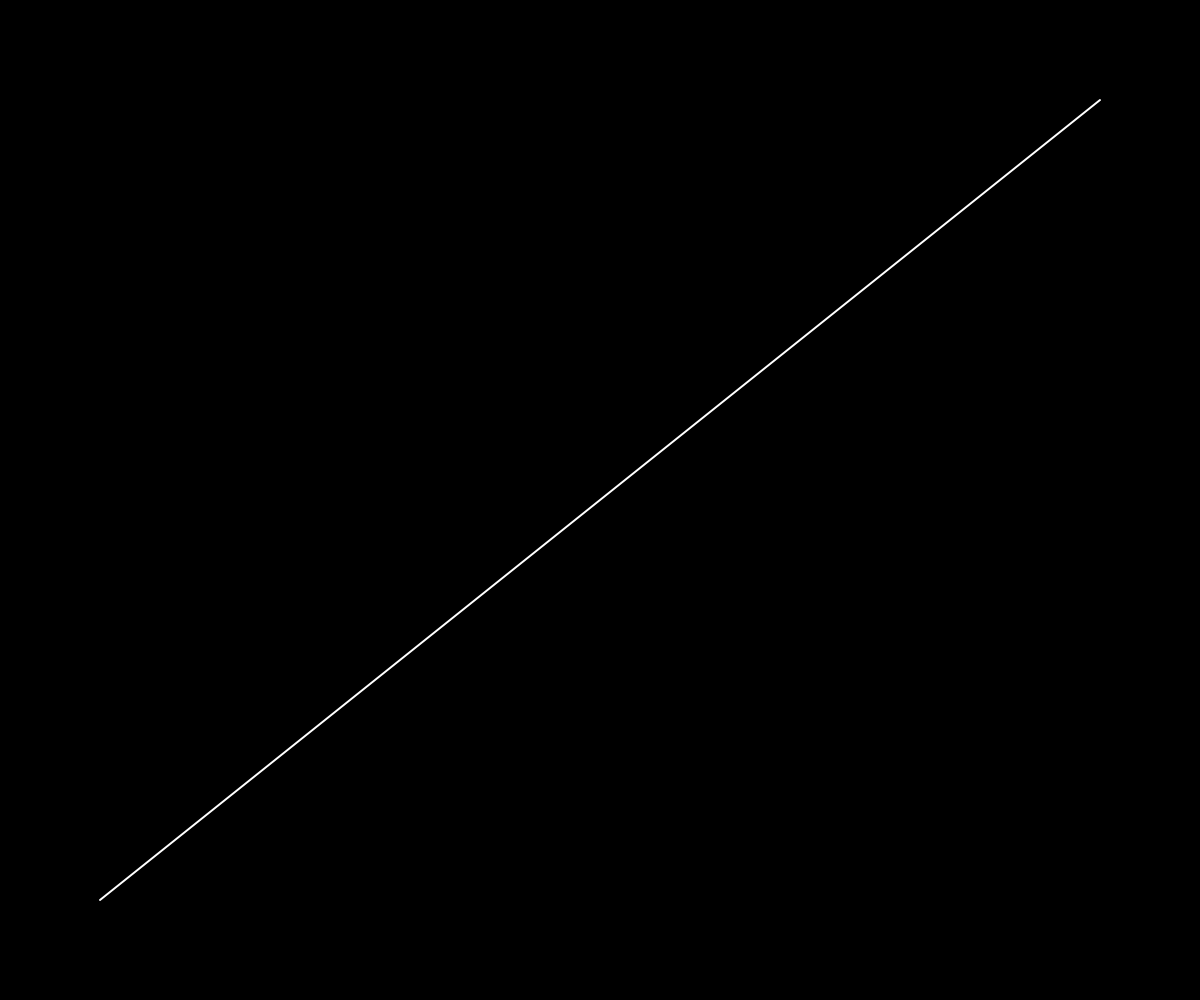
Frame 1 (no input)
Frame 2 (the mouse pressed at the canvas centre, redrawn once): identical to frame 1, image omitted

The p5.js sketch that drew this single still picture (run headless with seeded random() and noise() and a simulated clock; the mouse was pressed at the canvas centre and the sketch redrawn once):

// p5.js sketch
// ── sketch.js
function setup() {
  createCanvas(windowWidth, windowHeight);
  angleMode(DEGREES);
}

function windowResized() {
  resizeCanvas(windowWidth, windowHeight);
}

function draw() {
  background("black");
  stroke("white");
  strokeWeight(2);

  const segment = new Segment(0 + 100, height - 100, width - 100, 0 + 100);
  
  // console.log({angle: segment.angle});
  
  line(segment.start.x, segment.start.y, segment.end.x, segment.end.y);
  noLoop();
}


// ── segment.js
class Segment {
  constructor(arg1, arg2, arg3, arg4) {
    if (arguments.length === 4) {
      const start = createVector(arg1, arg2);
      const end = createVector(arg3, arg4);
      const lengthX = end.x - start.x;
      const lengthY = end.y - start.y;
      const length = sqrt(lengthX ** 2 + lengthY ** 2);
      const angle = acos(
        (lengthY ** 2 + length ** 2 - lengthY ** 2) / (2 * lengthX * length)
      );
      this.start = start;
      this.end = end;
      this.vector = createVector(lengthX, lengthY);
      this.length = length;
      this.angle = angle;
    } else if (arguments.length === 3) {
      const start = arg1;
      const angle = -arg2;
      const length = arg3;
      const lengthX = length * cos(angle);
      const lengthY = length * sin(angle);
      const end = createVector(start.x + lengthX, start.y + lengthY);
      this.start = start;
      this.end = end;
      this.length = length;
      this.angle = -angle;
      this.vector = createVector(lengthX, lengthY);
    }
  }
}
